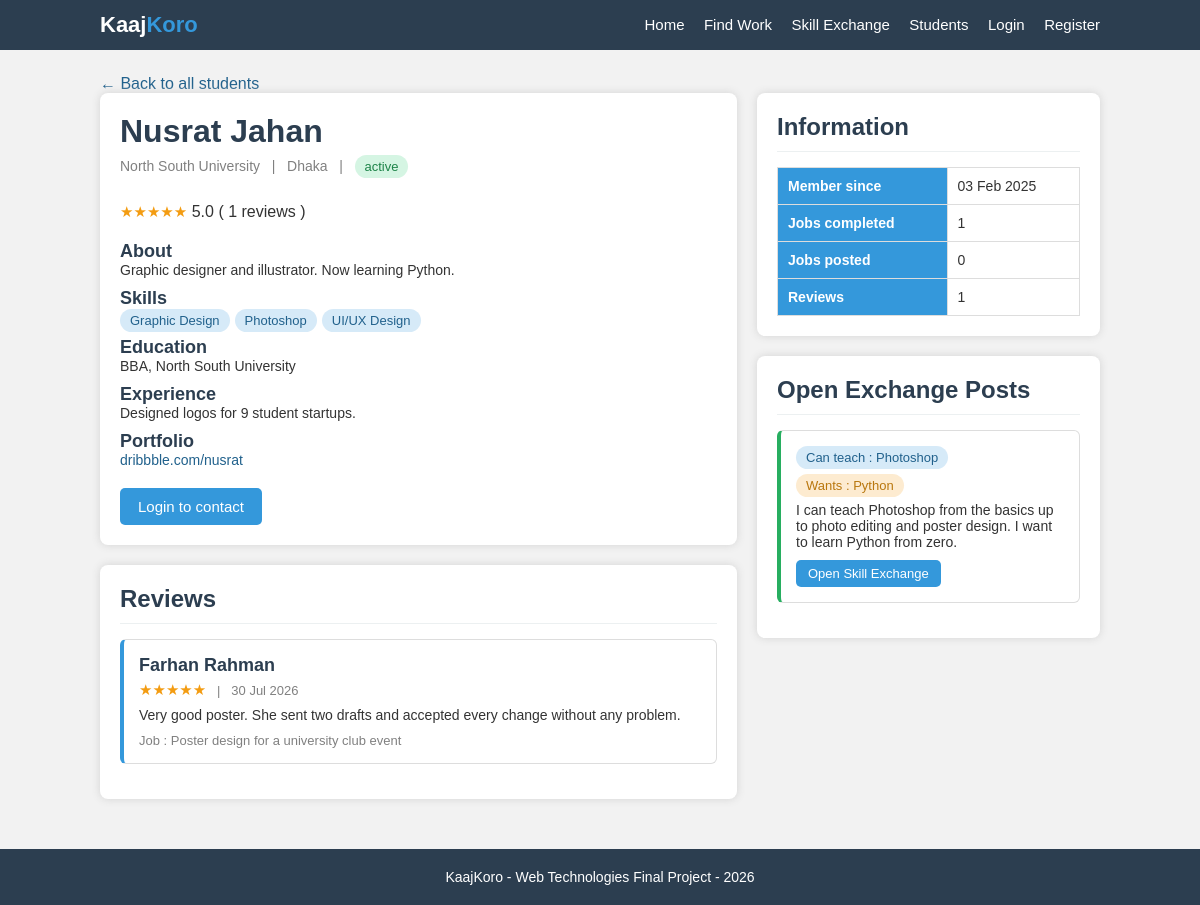
Page /student-profile.php?id=2 on the committed database.
### tables this page shows
CREATE TABLE users (
    user_id     INT AUTO_INCREMENT PRIMARY KEY,
    name        VARCHAR(100) NOT NULL,
    email       VARCHAR(100) NOT NULL UNIQUE,
    password    VARCHAR(255) NOT NULL,
    phone       VARCHAR(20)  NOT NULL,
    university  VARCHAR(100) NOT NULL,
    city        VARCHAR(50)  NOT NULL,
    bio         TEXT,
    education   VARCHAR(200),
    experience  TEXT,
    portfolio   VARCHAR(150),
    status      VARCHAR(20)  DEFAULT 'active',
    joined      DATE
);

CREATE TABLE reviews (
    review_id    INT AUTO_INCREMENT PRIMARY KEY,
    from_id      INT NOT NULL,
    to_id        INT NOT NULL,
    job_id       INT DEFAULT 0,
    rating       INT NOT NULL,
    comment      TEXT NOT NULL,
    review_date  DATE,
    status       VARCHAR(20) DEFAULT 'visible',
    FOREIGN KEY (from_id) REFERENCES users(user_id) ON DELETE CASCADE,
    FOREIGN KEY (to_id)   REFERENCES users(user_id) ON DELETE CASCADE
);

CREATE TABLE jobs (
    job_id       INT AUTO_INCREMENT PRIMARY KEY,
    client_id    INT NOT NULL,
    title        VARCHAR(150) NOT NULL,
    description  TEXT NOT NULL,
    budget       INT NOT NULL,
    deadline     DATE NOT NULL,
    job_status   VARCHAR(20) DEFAULT 'open',
    hired_id     INT DEFAULT 0,
    created_at   DATE,
    FOREIGN KEY (client_id) REFERENCES users(user_id) ON DELETE CASCADE
);

CREATE TABLE posts (
    post_id         INT AUTO_INCREMENT PRIMARY KEY,
    user_id         INT NOT NULL,
    offer_skill_id  INT NOT NULL,
    want_skill_id   INT NOT NULL,
    description     TEXT NOT NULL,
    post_status     VARCHAR(20) DEFAULT 'open',
    created_at      DATE,
    FOREIGN KEY (user_id)        REFERENCES users(user_id)   ON DELETE CASCADE,
    FOREIGN KEY (offer_skill_id) REFERENCES skills(skill_id),
    FOREIGN KEY (want_skill_id)  REFERENCES skills(skill_id)
);

CREATE TABLE skills (
    skill_id    INT AUTO_INCREMENT PRIMARY KEY,
    skill_name  VARCHAR(60) NOT NULL UNIQUE
);

### student-profile.php (the view, shortened to what this page needs)
<?php
require_once "config.php";
require_once "functions.php";
$my_id = 0;
$student_id = isset($_GET["id"]) ? intval($_GET["id"]) : 0;
$student = getUser($conn, $student_id);
include "header.php";
?>
    <div class="page">
        <p><a href="students.php">&#8592; Back to all students</a></p>
        <?php if ($student == null) { ?>
            <div class="empty">This student is not found. The account may be deleted.</div>
        <?php } else {
            $rating = getAverageRating($conn, $student_id);
            $skills = getUserSkills($conn, $student_id);
            $job_posted = countRows($conn, "SELECT COUNT(*) AS total FROM jobs WHERE client_id = ?", $student_id);
            $job_done   = countRows($conn, "SELECT COUNT(*) AS total FROM jobs WHERE hired_id = ? AND job_status = 'done'", $student_id);
            ?>
            <div class="row">
                <div class="col-left">
                    <div class="box">
                        <h1><?php echo htmlspecialchars($student["name"]); ?></h1>
                        <p class="page-info"><?php echo htmlspecialchars($student["university"]); ?>
                            &nbsp; | &nbsp; <?php echo htmlspecialchars($student["city"]); ?>
                            &nbsp; | &nbsp; <?php echo showStatus($student["status"]); ?></p>
                        <p><?php echo showStars($rating); ?> <?php echo number_format($rating, 1); ?>
                            ( <?php echo countReviews($conn, $student_id); ?> reviews )</p>
                        <h3 style="margin-top:20px">About</h3>
                        <p class="item-text"><?php echo htmlspecialchars($student["bio"]); ?></p>
                        <h3>Skills</h3>
                        <p>
                            <?php
                            foreach ($skills as $skill) {
                                echo "<span class='tag tag-blue'>" . htmlspecialchars($skill) . "</span>";
                            }
                            ?>
                        </p>
                        <h3>Education</h3>
                        <p class="item-text"><?php echo htmlspecialchars($student["education"]); ?></p>
                        <h3>Experience</h3>
                        <p class="item-text"><?php echo htmlspecialchars($student["experience"]); ?></p>
                        <?php if ($student["portfolio"] != "") { ?>
                            <h3>Portfolio</h3>
                            <p class="item-text">
                                <a href="https://<?php echo htmlspecialchars($student["portfolio"]); ?>" target="_blank">
                                    <?php echo htmlspecialchars($student["portfolio"]); ?></a>
                            </p>
                        <?php } ?>
                        <div class="buttons">
                            <?php if ($my_id > 0) { ?>
                                <button onclick="window.location.href='messages.php?to=<?php echo $student_id; ?>'">Send Message</button>
                                <button class="btn-gray" onclick="window.location.href='post-job.php'">Hire For a Job</button>
                                <button class="btn-red" onclick="window.location.href='report.php?type=user&id=<?php echo $student_id; ?>'">Report This User</button>
                            <?php } else { ?>
                                <button onclick="window.location.href='login.php'">Login to contact</button>
                            <?php } ?>
                        </div>
                    </div>
                    <div class="box">
                        <h2 class="box-title">Reviews</h2>
                        <?php
                        $stmt = $conn->prepare("SELECT r.*, u.name AS writer
                                                FROM reviews r
                                                JOIN users u ON r.from_id = u.user_id
                                                WHERE r.to_id = ? AND r.status = 'visible'
                                                ORDER BY r.review_id DESC");
                        $stmt->bind_param("i", $student_id);
                        $stmt->execute();
                        $reviews = $stmt->get_result();
                        while ($review = $reviews->fetch_assoc()) {
                            ?>
                            <div class="item">
                                <h3><?php echo htmlspecialchars($review["writer"]); ?></h3>
                                <p class="item-info"><?php echo showStars($review["rating"]); ?>
                                    &nbsp; | &nbsp; <?php echo showDate($review["review_date"]); ?></p>
                                <p class="item-text"><?php echo htmlspecialchars($review["comment"]); ?></p>
                                <?php
                                if ($review["job_id"] > 0) {
                                    $job = getJob($conn, $review["job_id"]);
                                    if ($job != null) {
                                        echo "<p class='gray-text'>Job : " . htmlspecialchars($job["title"]) . "</p>";
                                    }
                                }
                                else {
                                    echo "<p class='gray-text'>Skill exchange</p>";
                                }
                                ?>
                            </div>
                            <?php
                        }
                        ?>
                    </div>
                </div>
                <div class="col-right">
                    <div class="box">
                        <h2 class="box-title">Information</h2>
                        <table>
                            <tr><th>Member since</th><td><?php echo showDate($student["joined"]); ?></td></tr>
                            <tr><th>Jobs completed</th><td><?php echo $job_done; ?></td></tr>
                            <tr><th>Jobs posted</th><td><?php echo $job_posted; ?></td></tr>
                            <tr><th>Reviews</th><td><?php echo countReviews($conn, $student_id); ?></td></tr>
                        </table>
                    </div>
                    <div class="box">
                        <h2 class="box-title">Open Exchange Posts</h2>
                        <?php
                        $stmt = $conn->prepare("SELECT p.*, s1.skill_name AS offer_skill, s2.skill_name AS want_skill
                                                FROM posts p
                                                JOIN skills s1 ON p.offer_skill_id = s1.skill_id
                                                JOIN skills s2 ON p.want_skill_id = s2.skill_id
                                                WHERE p.user_id = ? AND p.post_status = 'open'");
                        $stmt->bind_param("i", $student_id);
                        $stmt->execute();
                        $posts = $stmt->get_result();
                        while ($post = $posts->fetch_assoc()) {
                            ?>
                            <div class="item item-green">
                                <p>
                                    <span class="tag tag-blue">Can teach : <?php echo htmlspecialchars($post["offer_skill"]); ?></span>
                                    <span class="tag tag-orange">Wants : <?php echo htmlspecialchars($post["want_skill"]); ?></span>
                                </p>
                                <p class="item-text"><?php echo htmlspecialchars($post["description"]); ?></p>
                                <button class="btn-small" onclick="window.location.href='exchange.php'">Open Skill Exchange</button>
                            </div>
                            <?php
                        }
                        ?>
                    </div>
                </div>
            </div>
        <?php } ?>
    </div>
<?php include "footer.php"; ?>

### functions.php (shortened to what this page needs)
<?php
function getUser($conn, $user_id) {
    $stmt = $conn->prepare("SELECT * FROM users WHERE user_id = ?");
    $stmt->bind_param("i", $user_id);
    $stmt->execute();
    $result = $stmt->get_result();
    $user = $result->fetch_assoc();
    return $user;
}
function getJob($conn, $job_id) {
    $stmt = $conn->prepare("SELECT * FROM jobs WHERE job_id = ?");
    $stmt->bind_param("i", $job_id);
    $stmt->execute();
    $result = $stmt->get_result();
    $job = $result->fetch_assoc();
    return $job;
}
function getUserSkills($conn, $user_id) {
    $list = array();
    $stmt = $conn->prepare("SELECT s.skill_name
                            FROM user_skills u
                            JOIN skills s ON u.skill_id = s.skill_id
                            WHERE u.user_id = ?");
    $stmt->bind_param("i", $user_id);
    $stmt->execute();
    $result = $stmt->get_result();
    while ($row = $result->fetch_assoc()) {
        $list[] = $row["skill_name"];
    }
    return $list;
}
function getAverageRating($conn, $user_id) {
    $stmt = $conn->prepare("SELECT AVG(rating) AS average
                            FROM reviews
                            WHERE to_id = ? AND status = 'visible'");
    $stmt->bind_param("i", $user_id);
    $stmt->execute();
    $result = $stmt->get_result();
    $row = $result->fetch_assoc();
    return $row["average"];
}
function countReviews($conn, $user_id) {
    $stmt = $conn->prepare("SELECT COUNT(*) AS total
                            FROM reviews
                            WHERE to_id = ? AND status = 'visible'");
    $stmt->bind_param("i", $user_id);
    $stmt->execute();
    $result = $stmt->get_result();
    $row = $result->fetch_assoc();
    return $row["total"];
}
function countRows($conn, $sql, $value) {
    $stmt = $conn->prepare($sql);
    $stmt->bind_param("i", $value);
    $stmt->execute();
    $result = $stmt->get_result();
    $row = $result->fetch_assoc();
    return $row["total"];
}
function showStars($rating) {
    $stars = "";
    $full = round($rating);
    for ($i = 1; $i <= 5; $i++) {
        if ($i <= $full) {
            $stars = $stars . "&#9733;";
        }
        else {
            $stars = $stars . "&#9734;";
        }
    }
    return "<span class='stars'>" . $stars . "</span>";
}
function showStatus($status) {
    if ($status == "open" || $status == "accepted" || $status == "active"
        || $status == "solved" || $status == "visible" || $status == "done") {
        return "<span class='tag tag-green'>" . $status . "</span>";
    }
    return "<span class='tag tag-red'>" . $status . "</span>";
}
function showDate($date) {
    return date("d M Y", strtotime($date));
}
?>

### style.css (style rules this page uses)
* { margin:0; padding:0; box-sizing:border-box; font-family:Arial, Helvetica, sans-serif; }
body { background:#f2f2f2; color:#333; }
a { text-decoration:none; color:#21618c; }
.page { width:1000px; margin:25px auto; }
h1 { color:#2c3e50; margin-bottom:5px; }
h2 { color:#2c3e50; }
h3 { color:#2c3e50; font-size:18px; }
.page-info { color:gray; font-size:14px; margin-bottom:20px; }
.box { background:white; padding:20px; border-radius:8px; box-shadow:0 0 8px lightgray; margin-bottom:20px; }
.box-title { border-bottom:1px solid #ecf0f1; padding-bottom:10px; margin-bottom:15px; }
.row { display:flex; gap:20px; }
.col-left { width:65%; }
.col-right { width:35%; }
button { padding:10px 18px; border:none; border-radius:5px; background:#3498db; color:white; font-size:15px; cursor:pointer; }
.btn-small { padding:6px 12px; font-size:13px; }
.buttons { margin-top:20px; display:flex; gap:10px; }
table { width:100%; border-collapse:collapse; margin-top:10px; }
th,td { border:1px solid #ddd; padding:10px; text-align:left; font-size:14px; }
th { background:#3498db; color:white; }
.item { background:white; border:1px solid #ddd; border-left:4px solid #3498db; border-radius:6px; padding:15px; margin-bottom:15px; }
.item h3 { margin-bottom:5px; }
.item-info { color:gray; font-size:13px; margin-bottom:8px; }
.item-text { font-size:14px; margin-bottom:10px; }
.item-green { border-left:4px solid #27ae60; }
.tag { display:inline-block; background:#ecf0f1; color:#2c3e50; padding:4px 10px; border-radius:12px; font-size:13px; margin-right:5px; margin-bottom:5px; }
.tag-blue { background:#d6eaf8; color:#21618c; }
.tag-green { background:#d5f5e3; color:#1e8449; }
.tag-orange { background:#fdebd0; color:#b9770e; }
.stars { color:#f39c12; font-size:15px; }
.gray-text { color:gray; font-size:13px; }

### rows in the picture
users: name "Nusrat Jahan", university "North South University", city "Dhaka", status "active", bio "Graphic designer and illustrator. Now learning Python.", education "BBA, North South University", experience "Designed logos for 9 student startups.", portfolio "dribbble.com/nusrat", joined "03 Feb 2025"
reviews: from.name "Farhan Rahman", review_date "30 Jul 2026", comment "Very good poster. She sent two drafts and accepted every change without any problem.", job.title "Poster design for a university club event"
posts: offer_skill.skill_name "Photoshop", want_skill.skill_name "Python", description "I can teach Photoshop from the basics up to photo editing and poster design. I want to learn Python from zero."

### other values in the picture
$stars "★★★★★"
$rating "5.0"
countReviews($conn, $student_id) "1"
$skill "Graphic Design"
$skill "Photoshop"
$skill "UI/UX Design"
$job_done "1"
$job_posted "0"
